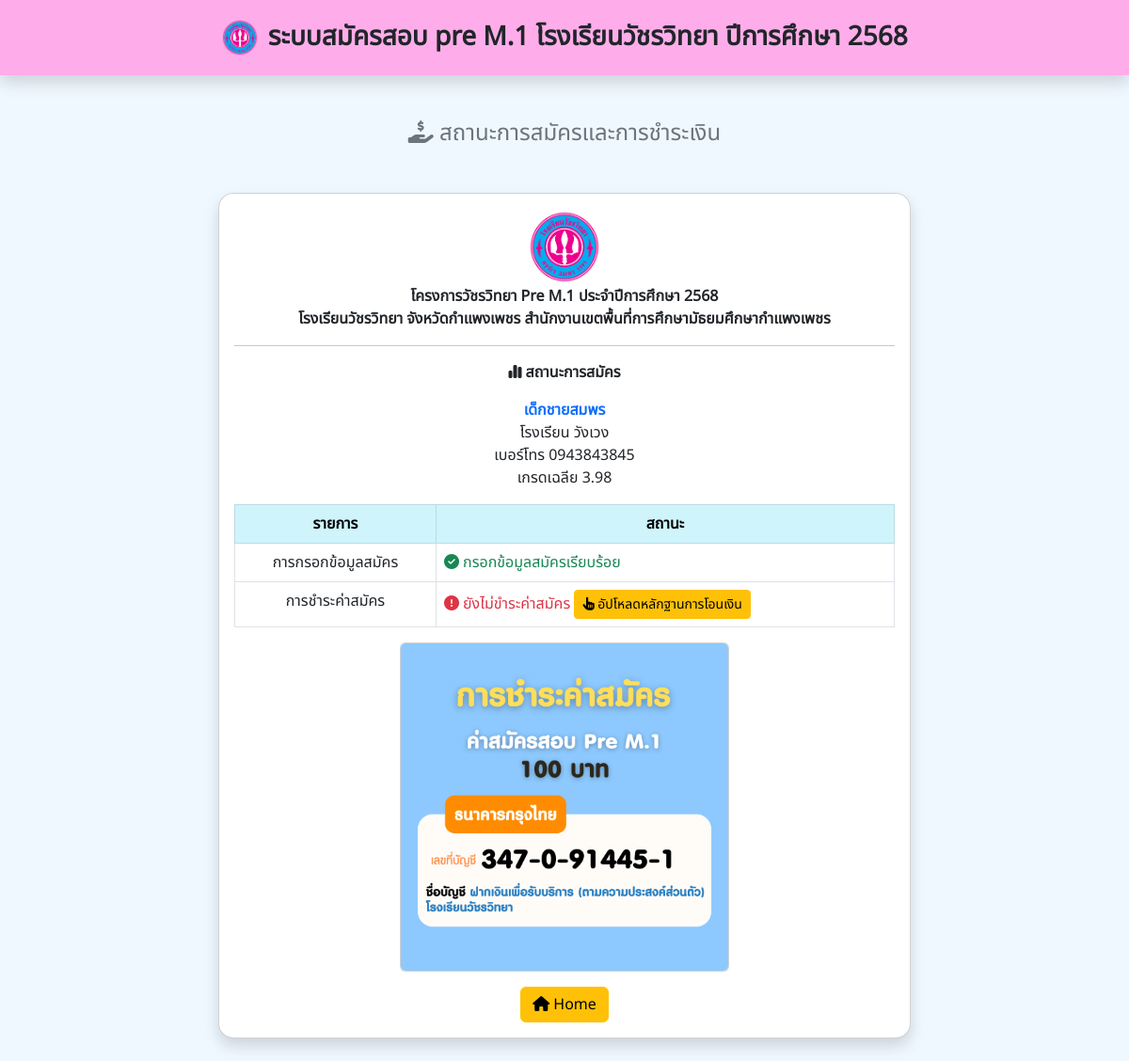
The page /status1.php?code-id=1234567891203 on the database its author committed.
### tables this page shows
CREATE TABLE `register` (
  `id` int(5) UNSIGNED ZEROFILL NOT NULL,
  `code_id` varchar(13) NOT NULL COMMENT 'เลขบัตรประชาขน',
  `name_title` varchar(10) NOT NULL COMMENT 'คำนำหน้า',
  `name` varchar(50) NOT NULL COMMENT 'ชื่อ',
  `surname` varchar(50) NOT NULL COMMENT 'นามสกุล',
  `bdate` date NOT NULL COMMENT 'วันเดือนปีเกิด',
  `nationality` varchar(10) NOT NULL COMMENT 'สัญชาติ',
  `religion` varchar(15) NOT NULL COMMENT 'ศาสนา',
  `school` varchar(50) NOT NULL COMMENT 'โรงเรียน',
  `sub-district` varchar(30) NOT NULL COMMENT 'ตำบล',
  `district` varchar(30) NOT NULL COMMENT 'อำเภอ',
  `province` varchar(30) NOT NULL COMMENT 'จังหวัด',
  `p_code` varchar(5) NOT NULL COMMENT 'ไปรษณีย์',
  `s_tel` varchar(10) NOT NULL COMMENT 'เบอร์โรงเรียน',
  `tel` varchar(10) NOT NULL COMMENT 'เบอร์นักเรียน',
  `grade` float NOT NULL COMMENT 'เกรด',
  `slip` varchar(20) DEFAULT NULL COMMENT 'สลิปโอนเงิน',
  `time_st` timestamp NOT NULL DEFAULT current_timestamp(),
  `update_slip` timestamp NOT NULL DEFAULT current_timestamp() ON UPDATE current_timestamp()
);

### status1.php (the view, shortened to what this page needs)
<?php
     include "dblink.php";
     $code_id = $_GET['code-id'];
?>
<!DOCTYPE html>
<html lang="en">
<head>
    <link rel="stylesheet" href="style.css">
    <link href="https://cdn.jsdelivr.net/npm/bootstrap@5.2.3/dist/css/bootstrap.min.css" rel="stylesheet">
  </head>
  <body style="background-color: aliceblue;">
    <div class="header shadow mb-5">
      <img src="img/logo โรงเรยีน.png" height="40px">
      <div class="text-header" onclick="window.location.assign('index.html')">ระบบสมัครสอบ pre M.1 โรงเรียนวัชรวิทยา ปีการศึกษา 2568</div>
    </div>
    <div class="container">
        <h4 class="text-center text-secondary my-5"><i class="fa-solid fa-hand-holding-dollar"></i> สถานะการสมัครและการชำระเงิน</h4>
        <div class="row justify-content-center">
            <div class="col-12 col-lg-8">
                <div class="card shadow rounded-4 p-3 mb-4">
                    <div style="width: 100%; text-align:center;">
                        <img src="img/logo โรงเรยีน.png" width="80px">
                    </div>
                    <div class="fw-bold text-center">
                        โครงการวัชรวิทยา  Pre M.1 ประจำปีการศึกษา 2568 <br>
                        โรงเรียนวัชรวิทยา  จังหวัดกำแพงเพชร  สำนักงานเขตพื้นที่การศึกษามัธยมศึกษากำแพงเพชร
                    </div>
                    <hr>
                    <div class="text-center mb-3"><strong><i class="fa-solid fa-chart-simple"></i> สถานะการสมัคร</strong></div>
                    <?php
                        $user = mysqli_fetch_array(mysqli_query($conn,"SELECT * FROM register WHERE code_id = $code_id"));
                    ?>
                    <div class="text-center mb-3">
                        <strong class="text-primary"><?=$user['name_title'].$user['name']." ".$user['surname']?></strong><br>
                        โรงเรียน <?=$user['school']?><br>
                        เบอร์โทร <?=$user['tel']?><br>
                        เกรดเฉลีย <?=$user['grade']?>
                    </div>
                    <table class="table table-bordered">
                        <thead class="text-center table-info">
                            <tr>
                                <th>รายการ</th>
                                <th>สถานะ</th>
                            </tr>
                        </thead>
                        <tbody>
                            <tr>
                                <td class="text-center">การกรอกข้อมูลสมัคร</td>
                                <td class="text-success"><i class="fa-solid fa-circle-check"></i> กรอกข้อมูลสมัครเรียบร้อย</td>
                            </tr>
                            <tr>
                                <td class="text-center">การชำระค่าสมัคร</td>
                                <td>
                                    <?php
                                        $select_slip = mysqli_fetch_array(mysqli_query($conn,"SELECT * FROM register WHERE code_id = $code_id"));
                                        if($select_slip['slip'] == ''){
                                    ?>
                                    <span class="text-danger"><i class="fa-solid fa-circle-exclamation"></i> ยังไม่ขำระค่าสมัคร</span>
                                    <button type="button" class="btn btn-sm btn-warning" data-bs-toggle="modal" data-bs-target="#staticBackdropSt">
                                        <i class="fa-solid fa-hand-pointer"></i> อัปโหลดหลักฐานการโอนเงิน
                                    </button>
                                    <?php
                                    }else{
                                        echo "<span class='text-success'><i class='fa-solid fa-circle-check'></i> อัปโหลดหลักฐานการโอนเงินเรียบร้อย</span>";
                                    }
                                    ?>
                                </td>
                            </tr>
                        </tbody>
                    </table>
                    <?php
                        if($select_slip['slip'] == ''){
                    ?>
                    <div class="d-flex justify-content-center mb-3">
                        <div class="card overflow-hidden" style="max-width: 350px;">
                            <img src="img/pay1.png" width="100%">
                        </div>
                    </div>
                    <?php } ?>
                    <div class="text-center"><a href="index.html" class="btn btn-warning"><i class="fa-solid fa-house"></i> Home</a></div>
                </div>
            </div>
        </div>
    </div>
  </body>
</html>

### style.css (style rules this page uses)
* { font-family: nato; margin: 0; padding:0; box-sizing: border-box; }
.header { position:sticky; top: 0; display: flex; justify-content: center; align-items: center; gap: 10px; height: 80px; background-color: rgb(255, 173, 234); z-index: 1; }
.text-header { font-size: 28px; font-weight: bold; cursor: pointer; }

### rows shown on the page
register: name_title "เด็กชาย", name "สมพร", school "วังเวง", tel "0943843845", grade "3.98"
